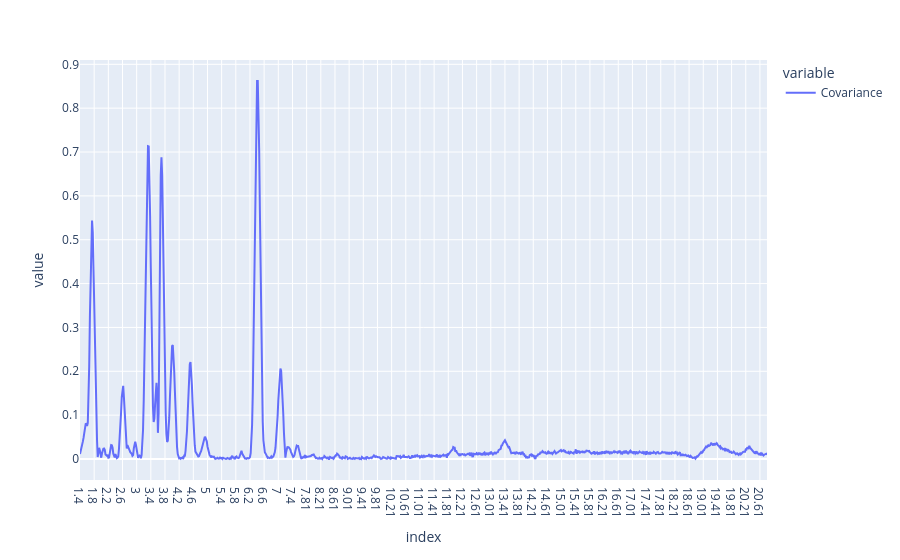

Here is the notebook cell this chart was saved with:
### Code cell
# calculando a covariancia entre cada variável espectral e a predição do modelo SVM
cov_scores = []
y_pred = svm_model[4]['SVC'].values # using the continuous predictions from SVM, extracting as 1D array
for col in Xcalclass_prep.columns:
    x_values = Xcalclass_prep[col].values
    covariance = np.cov(x_values, y_pred)[0, 1] # covariance between x and y
    cov_scores.append(covariance)
cov_scores_df = pd.DataFrame(cov_scores, index=Xcalclass_prep.columns, columns=['Covariance'])
cov_scores_df = np.abs(cov_scores_df)
cov_scores_df.plot()

### Figure 1 — Plotly figure (JSON) as saved in the notebook; plotly's stock layout.template omitted (floating-point values rounded to 4 significant figures; data arrays with more than 128 entries replaced by an {"elided": "..."} marker saying what was removed)
{"data": [{"hovertemplate": "variable=Covariance<br>index=%{x}<br>value=%{y}<extra></extra>", "legendgroup": "Covariance", "line": {"color": "#636efa", "dash": "solid"}, "marker": {"symbol": "circle"}, "mode": "lines", "name": "Covariance", "orientation": "v", "showlegend": true, "type": "scatter", "x": {"elided": "971 str values"}, "xaxis": "x", "y": {"elided": "971 float values"}, "yaxis": "y"}], "layout": {"legend": {"title": {"text": "variable"}, "tracegroupgap": 0}, "margin": {"t": 60}, "xaxis": {"anchor": "y", "domain": [0, 1], "title": {"text": "index"}}, "yaxis": {"anchor": "x", "domain": [0, 1], "title": {"text": "value"}}}}
